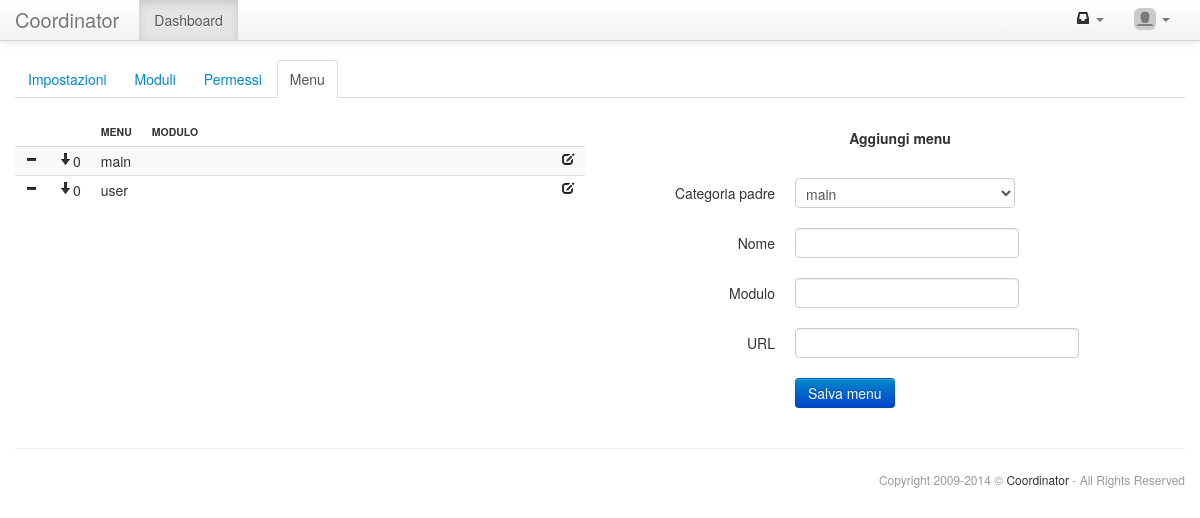
/settings/menus_edit.php (signed in), run on the app's committed database.
### tables this page shows
CREATE TABLE IF NOT EXISTS `settings_settings` (
  `code` varchar(255) NOT NULL,
  `value` varchar(255) DEFAULT NULL,
  PRIMARY KEY (`code`)
);

CREATE TABLE IF NOT EXISTS `settings_menus` (
  `id` int(11) NOT NULL AUTO_INCREMENT,
  `idMenu` int(11) NOT NULL DEFAULT '0',
  `menu` varchar(25) NOT NULL,
  `module` varchar(25) DEFAULT NULL,
  `url` varchar(255) DEFAULT NULL,
  `position` int(3) unsigned NOT NULL DEFAULT '0',
  PRIMARY KEY (`id`)
);

### core/db.class.php (called while the page is built, shortened)
<?php
class DB{
 function query($query,$debug=-1){
  $this->lastResult=mysql_query($query) or $this->debugAndDie($query);
  return $this->lastResult;
 }
 function fetchNextObject($result=NULL){
  if($result==NULL || mysql_num_rows($result)<1){
   return NULL;
  }else{
   return mysql_fetch_object($result);
  }
 }
 function queryUniqueObject($query,$debug=-1){
  $query="$query LIMIT 1";
  $result=mysql_query($query) or $this->debugAndDie($query);
  return mysql_fetch_object($result);
 }
 function queryUniqueValue($query,$debug=-1){
  $query="$query LIMIT 1";
  $result=mysql_query($query) or $this->debugAndDie($query);
  $line=mysql_fetch_row($result);
  return $line[0];
 }
 function countOf($table,$where){
  return $this->queryUniqueValue("SELECT COUNT(*) FROM `$table` WHERE $where");
 }
}
?>

### core/api.inc.php (called while the page is built, shortened)
<?php
include("html.class.php");
include("db.class.php");
function api_text($key,$parameters=NULL){
 $text=$GLOBALS['locale'][$key];
 return $text;
}
function api_getOption($code){
 $option=$GLOBALS['db']->queryUniqueObject("SELECT * FROM settings_settings WHERE code='".$code."'");
 if($option->value<>NULL){
  return $option->value;
 }else{
  return NULL;
 }
}
function api_checkPermission($module,$action,$alert=FALSE){
 if($_SESSION['account']->id==1){return TRUE;}
 return FALSE;
}
function api_accountAvatar($idAccount=NULL){
 if($idAccount==NULL){$idAccount=$_SESSION['account']->id;}
 if(file_exists("../uploads/accounts/avatars/avatar_".$idAccount.".jpg")){
  return "../uploads/accounts/avatars/avatar_".$idAccount.".jpg";
 }else{
  return $GLOBALS['dir']."uploads/accounts/avatars/avatar.jpg";
 }
}
?>

### settings/menus_edit.php (the view, shortened to what this page needs)
<?php
include("template.inc.php");
function content(){
 $g_idMenu=$_GET['idMenu'];
 if(!$g_idMenu){$g_idMenu=0;}
?>
<div class="row-fluid">
<div class="span6">
<table class="table table-striped table-hover table-condensed">
 <thead>
  <tr>
   <th width='16'>&nbsp;</th>
   <th width='32'>&nbsp;</th>
   <th class='nowarp'>Menu</th>
   <th width='100%'>Modulo</th>
   <th width='16'>&nbsp;</th>
  </tr>
 </thead>
 <tbody>
<?php
 $totMenus=$GLOBALS['db']->countOf("settings_menus","idMenu='".$g_idMenu."'");
 $menus=$GLOBALS['db']->query("SELECT * FROM settings_menus WHERE idMenu='".$g_idMenu."' ORDER BY position ASC,id ASC");
 while($menu=$GLOBALS['db']->fetchNextObject($menus)){
  $count=$GLOBALS['db']->countOf("settings_menus","idMenu='".$menu->id."'");
  $position=NULL;
  if($menu->position<$totMenus){
   $position.="<a href='submit.php?act=menu_move_down&idMenu=".$menu->idMenu."&id=".$menu->id."'><i class='icon-arrow-down'></i></a>";
  }
  echo "<tr>\n";
  if($count>0){
   echo "<td class='nowarp'><a href='menus_edit.php?idMenu=".$menu->id."'><i class='icon-plus'></i></a></td>\n";
  }else{
   echo "<td class='nowarp'><i class='icon-minus'></i></td>\n";
  }
  if(strlen($menu->url)>0){$url="/".stripslashes($menu->url);}else{$url=NULL;}
  echo "<td class='nowarp text-center'>".$position.$menu->position."</td>\n";
  echo "<td class='nowarp'>".stripslashes($menu->menu)."</td>\n";
  echo "<td class='nowarp'>".stripslashes($menu->module).$url."</td>\n";
  echo "<td class='nowarp'><a href='menus_edit.php?idMenu=".$menu->idMenu."&id=".$menu->id."'><i class='icon-edit'></i></a></td>\n";
  echo "</tr>\n";
 }
?>
 </tbody>
</table>
</div>
<div class="span6">
<?php
 if($selectedMenu->id>0){echo "<center><h5>Modifica menu</h5></center><br>\n";}
  else{echo "<center><h5>Aggiungi menu</h5></center><br>\n";}
?>
<form class="form-horizontal" action="<?php echo "submit.php?act=menu_save&id=".$selectedMenu->id;?>" method="post">
 <div class="control-group">
  <label class="control-label">Categoria padre</label>
  <div class="controls">
   <select name="idMenu">
    <?php
     $menus=$GLOBALS['db']->query("SELECT * FROM settings_menus WHERE id<>'".$selectedMenu->id."' ORDER BY idMenu ASC,position ASC,id ASC");
     while($menu=$GLOBALS['db']->fetchNextObject($menus)){
      if($menu->idMenu==0 || $menu->idMenu==1){
       echo "<option value='".$menu->id."'";
       if($selectedMenu->idMenu>0){
        if($menu->id==$selectedMenu->idMenu){echo " selected";}
       }else{
        if($menu->id==$g_idMenu){echo " selected";}
       }
       echo ">".stripslashes($menu->menu);
       echo "</option>\n";
      }
     }
    ?>
   </select>
  </div>
 </div>
 <div class="control-group">
  <label class="control-label" for="menu">Nome</label>
  <div class="controls"><input type="text" id="menu" class="input-large" name="menu" value="<?php echo stripslashes($selectedMenu->menu);?>"></div>
 </div>
 <div class="control-group">
  <label class="control-label" for="module">Modulo</label>
  <div class="controls"><input type="text" id="module" class="input-large" name="module" value="<?php echo stripslashes($selectedMenu->module);?>"></div>
 </div>
 <div class="control-group">
  <label class="control-label" for="url">URL</label>
  <div class="controls"><input type="text" id="url" class="input-xlarge" name="url" value="<?php echo stripslashes($selectedMenu->url);?>"></div>
 </div>
 <div class="control-group">
  <div class="controls">
   <input type='submit' class='btn btn-primary' name='submit' value='Salva menu'>
  </div>
 </div>
</form>
</div>
</div>
<?php } ?>

### core/html.class.php (shortened to what this page needs)
<?php
class HTML{
public function header($title="",$nav="dashboard",$navbar=TRUE){
?>
<!DOCTYPE html>
<html lang="it">
<head>
 <link href="<?php echo $GLOBALS['dir']."core/bootstrap/css/bootstrap.min.css";?>" rel="stylesheet">
 <link href="<?php echo $GLOBALS['dir']."core/bootstrap/css/bootstrap-responsive.min.css";?>" rel="stylesheet">
 <link href="<?php echo $GLOBALS['dir']."core/template.css";?>" rel="stylesheet">
 <link href="<?php echo $GLOBALS['dir']."core/bootstrap-datetimepicker/css/bootstrap-datetimepicker.min.css";?>" rel="stylesheet">
 <link href="<?php echo $GLOBALS['dir']."core/bootstrap-markdown/css/bootstrap-markdown.min.css";?>" rel="stylesheet">
 <link href="<?php echo $GLOBALS['dir']."core/bootstrap-select2/select2.css";?>" rel="stylesheet">
 <link href="<?php echo $GLOBALS['dir']."core/shadowbox/shadowbox.css";?>" rel="stylesheet">
</head>
<body>
 <div class="navbar navbar-fixed-top <?php if($GLOBALS['debug']){echo "navbar-inverse";}?>">
  <div class="navbar-inner">
   <div class="container">
    <?php
     if(file_exists("../uploads/core/logo.png") && api_getOption('show_logo')){
      echo "<a class='brand-logo' href='".$GLOBALS['dir']."index.php'><img src='".$GLOBALS['dir']."uploads/core/logo.png'></a>\n";
     }else{
      echo "<a class='brand' href='".$GLOBALS['dir']."index.php'>".api_getOption('title')."</a>\n";
     }
    ?>
    <?php if($navbar){ ?>
    <div class="nav-collapse collapse">
     <ul class="nav">
      <li<?php if($nav=="dashboard"){echo " class=\"active\"";} ?>><a href="<?php echo $GLOBALS['dir']."dashboard/index.php";?>"><?php echo api_text("core-menu-dashboard"); ?></a></li>
     </ul>
     <ul class="nav pull-right">
      <?php if(api_checkPermission("chats","chats_chat")){ ?>
      <li class="dropdown">
       <a href="#" class="dropdown-toggle" data-toggle="dropdown">
        <span id="chat_counter">
        <?php
         include("../chats/chat_counter.inc.php")
        ?>
        </span>
        <b class="caret"></b>
       </a>
      </li>
      <?php } ?>
      <li class="dropdown">
       <a href="#" class="dropdown-toggle" data-toggle="dropdown">
        <img src="<?php echo api_accountAvatar();?>" class="img-rounded" style="width:22px;margin:-6px 0 0 0;padding:0;"> <b class="caret"></b>
       </a>
      </li>
     </ul>
    </div>
    <?php } ?>
   </div>
  </div>
 </div>
 <div class="container">
<?php
}
public function footer($wiki_link=NULL,$copyright=TRUE){
?>
<?php if($copyright){ ?>
  <div class="row-fluid">
   <hr>
   <footer>
    <span class="muted credit pull-right">Copyright 2009-<?php echo date("Y");?> &copy; <a href="http://www.coordinator.it" target="_blank">Coordinator</a> - All Rights Reserved</span>
   </footer>
  </div>
 <?php } ?>
 </div>
</body>
</html>
<?php
}
}
?>

### core/template.css (style rules this page uses)
body { padding-top:60px; padding-bottom:10px; }
footer { font-size:12px; }
footer .credit a { color:#333333; }
th { font-size: 0.75em; text-transform: uppercase; }
.text-center,td.text-center,th.text-center { text-align:center; }
table.table-condensed td,table.table-condensed th { padding-left:10px;padding-right:10px; }
td.nowarp,th.nowarp { white-space:nowrap; }

### data on the page
settings_settings: value "Coordinator"
settings_menus: position "0", menu "main"
settings_menus: position "0", menu "user"

### other printed values
api_text("core-menu-dashboard") "Dashboard"
form field idMenu "main"
